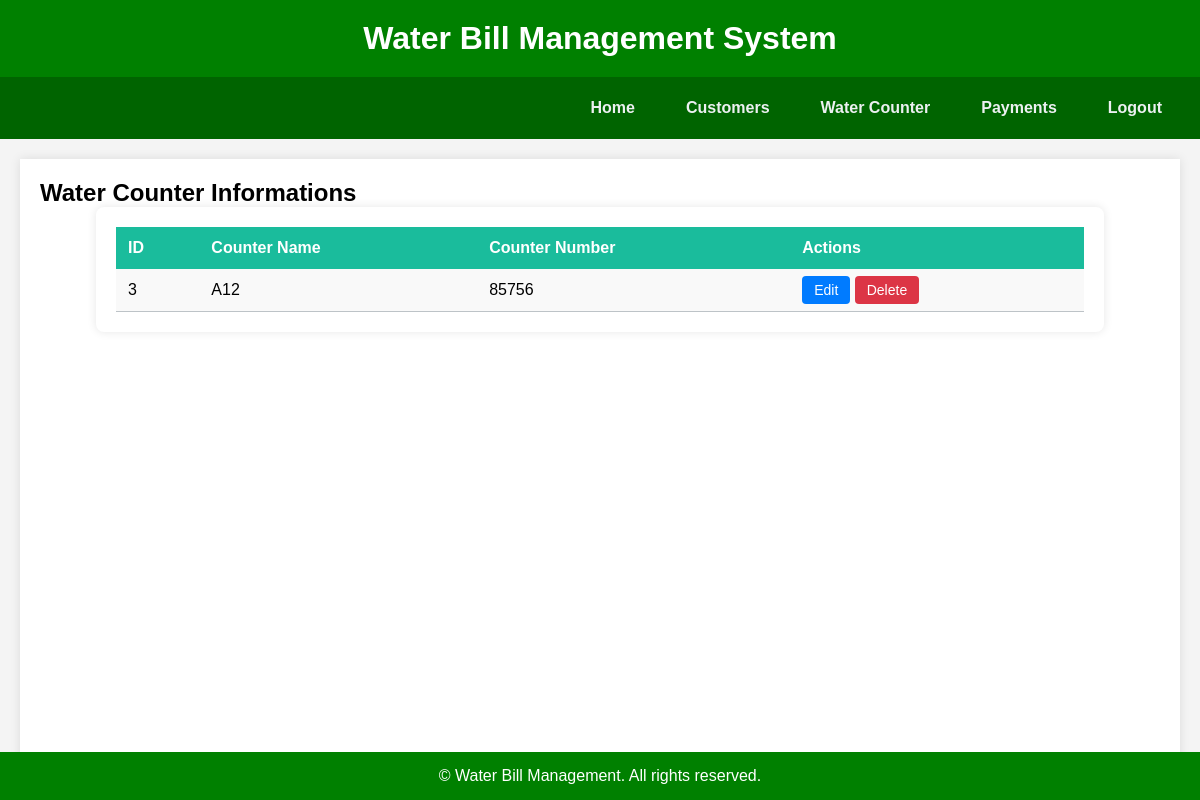
The app's page /water_bill_management/water_bill_management/dwater.php with its own data.
### tables this page shows
CREATE TABLE `water_counter` (
  `wid` int(11) NOT NULL,
  `name` varchar(40) NOT NULL,
  `wnumber` varchar(40) NOT NULL
);

### water_bill_management/water_bill_management/dwater.php (the view, shortened to what this page needs)
<!DOCTYPE html>
<html lang="en">
<head>
</head>
<body>
<header>
    <h1>Water Bill Management System</h1>
</header>
<nav>
    <a href="home.php">Home</a>
    <a href="Customers.php">Customers</a>
    <a href="water_counter.php">Water Counter</a>
    <a href="Payments.php">Payments</a>
    <a href="logout.php">Logout</a>
</nav>
<div class="container">
    <h2>Water Counter Informations</h2>
    <p>
<div class="table-box">
    <table>
            <tr>
                <th>ID</th>
                <th>Counter Name</th>
                <th>Counter Number</th>
                <th>Actions</th>
            </tr>
        <?php
include 'conn.php';
$sel=mysqli_query($con,"SELECT * FROM water_counter");
while ($row=mysqli_fetch_array($sel)) {
   echo "<tr>";
   echo "<td>".$row[0]."</td>";
   echo "<td>".$row[1]."</td>";
   echo "<td>".$row[2]."</td>";
     echo "<td>
          <a href='editwater.php?a=".$row[0]."&b=".$row[1]."&c=".$row[2]."' class='btn-edit'>Edit</a>
          <a href='deletewater.php?id=".$row[0]."' class='btn-delete'>Delete</a>
        </td>";
  echo "</tr>";
}
?>
    </table>
</div>
    </p>
</div>
<footer>
    &copy;  Water Bill Management. All rights reserved.
</footer>
</body>
</html>

### water_bill_management/water_bill_management/dwater.php (style rules this page uses)
* { margin: 0; padding: 0; box-sizing: border-box; }
body { font-family: Arial, sans-serif; background: #f4f4f4; min-height: 100vh; display: flex; flex-direction: column; }
header { background: green; color: #fff; padding: 20px; text-align: center; }
nav { background: darkgreen; padding: 10px 20px; display: flex; justify-content: flex-end; gap: 15px; }
nav a { color: #ecf0f1; padding: 12px 18px; text-decoration: none; font-weight: bold; }
.container { flex: 1; padding: 20px; background: white; margin: 20px; box-shadow: 0 0 10px rgba(0,0,0,0.1); }
footer { background: green; color: #fff; text-align: center; padding: 15px; position: fixed; bottom: 0; left: 0; width: 100%; }
.table-box { width: 90%; margin: auto; background: #ffffff; padding: 20px; border-radius: 8px; box-shadow: 0 0 10px rgba(0,0,0,0.1); }
table { width: 100%; border-collapse: collapse; font-size: 16px; }
th { background: #1abc9c; color: white; padding: 12px; text-align: left; }
td { padding: 12px; border-bottom: 1px solid #bdc3c7; }
tr:nth-child(even) { background: #f9f9f9; }
.btn-edit, .btn-delete { padding: 6px 12px; text-decoration: none; color: #fff; border-radius: 4px; font-size: 14px; }
.btn-edit { background-color: #007bff; }
.btn-delete { background-color: #dc3545; }

### records on screen
water_counter: wid "3", name "A12", wnumber "85756"
